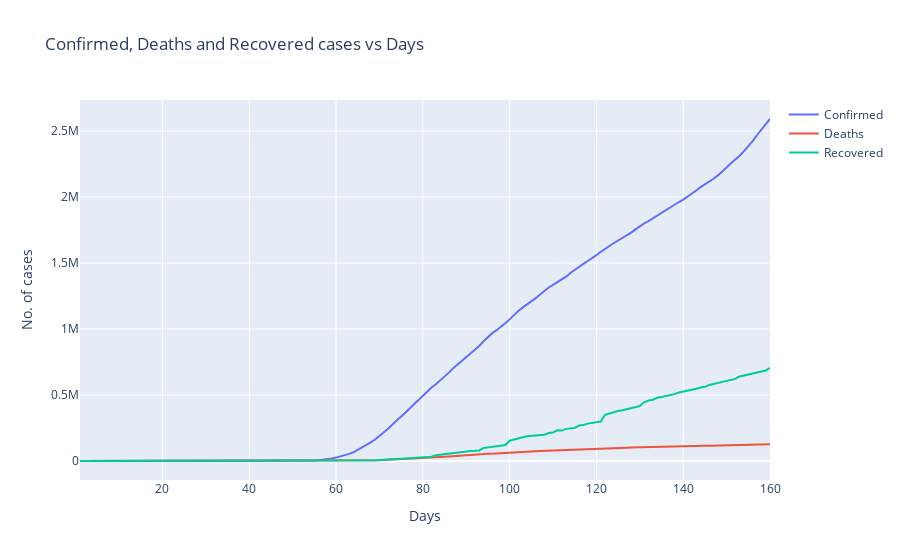

Write notebook code for a chart like this one.
### Markdown cell above
#### To plot for more than one graph

### Code cell
tr1 = go.Scatter(
                x=data_us.Days,
    
                y=data_us.Confirmed,
    
                mode='lines',
    
                name = 'Confirmed',
    
                text = 'Day vs Confirmed in U.S.A')

tr2 = go.Scatter(
    
    x=data_us.Days,
    
    y=data_us.Deaths,
    
    mode = 'lines',
    
    name='Deaths',
    
    text = 'Day vs Deaths in U.S.A'
)

tr3 = go.Scatter(
    
    x=data_us.Days,
    
    y=data_us.Recovered,
    
    mode = 'lines',
    
    name='Recovered',
    
    text = 'Day vs Recovered in U.S.A'
)

layout1 = dict(title = 'Confirmed, Deaths and Recovered cases vs Days',xaxis=dict(title='Days'),yaxis=dict(title='No. of cases'))

data1=[tr1,tr2,tr3]

fig = dict(data=data1,layout=layout1)

iplot(fig)

### Figure 1 — Plotly figure (JSON) as saved in the notebook; plotly's stock layout.template omitted (floating-point values rounded to 4 significant figures; data arrays with more than 128 entries replaced by an {"elided": "..."} marker saying what was removed)
{"data": [{"mode": "lines", "name": "Confirmed", "text": "Day vs Confirmed in U.S.A", "type": "scatter", "x": {"elided": "160 int values"}, "y": {"elided": "160 int values"}}, {"mode": "lines", "name": "Deaths", "text": "Day vs Deaths in U.S.A", "type": "scatter", "x": {"elided": "160 int values"}, "y": {"elided": "160 int values"}}, {"mode": "lines", "name": "Recovered", "text": "Day vs Recovered in U.S.A", "type": "scatter", "x": {"elided": "160 int values"}, "y": {"elided": "160 int values"}}], "layout": {"title": {"text": "Confirmed, Deaths and Recovered cases vs Days"}, "xaxis": {"title": {"text": "Days"}}, "yaxis": {"title": {"text": "No. of cases"}}}}
